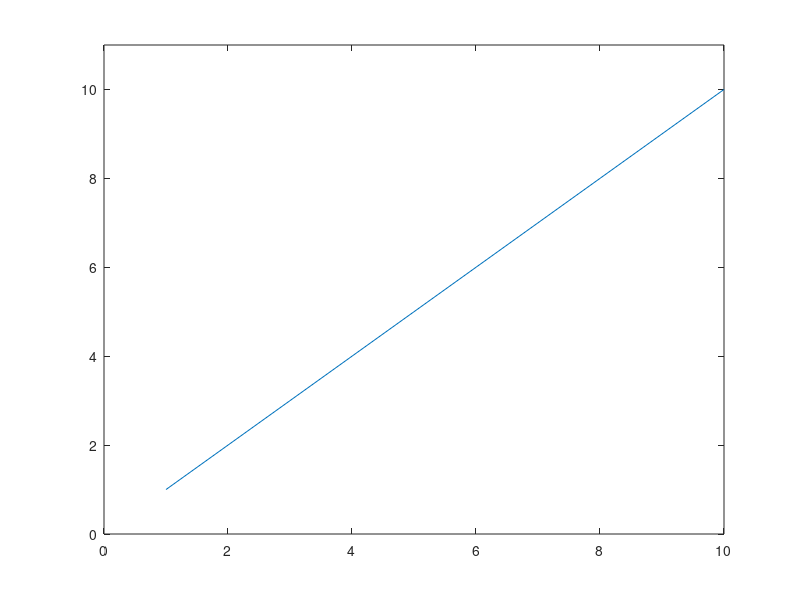

The MATLAB source for this figure: (Note: this script raises an error after producing the figure.)
%=============================================================================
% Copyright (c) 2016-present Allan CORNET (Nelson)
%=============================================================================
% This file is part of Nelson.
%=============================================================================
% LICENCE_BLOCK_BEGIN
% SPDX-License-Identifier: LGPL-3.0-or-later
% LICENCE_BLOCK_END
%=============================================================================
% <--ADV-CLI MODE-->
%=============================================================================
plot(1:10);
ylim ([0, 11]);
ax = gca();
R = ax.YLim;
REF = [0, 11];
assert_isapprox(R, REF);
assert_isequal(ylim('mode'), 'manual');
assert_isequal(ylim(ax, 'mode'), 'manual');
%=============================================================================
